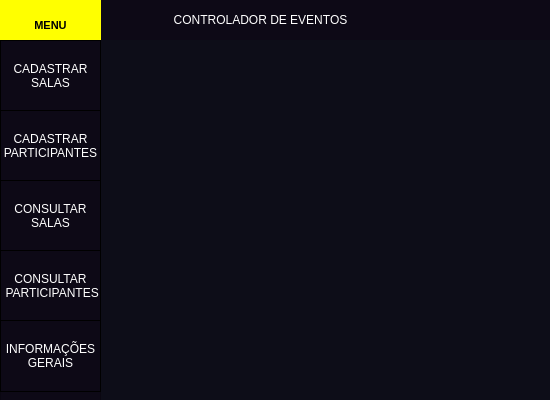
<?xml version="1.0" encoding="UTF-8"?>
<ui version="4.0">
 <class>MainWindow</class>
 <widget class="QMainWindow" name="MainWindow">
  <property name="geometry">
   <rect>
    <x>0</x>
    <y>0</y>
    <width>550</width>
    <height>400</height>
   </rect>
  </property>
  <property name="minimumSize">
   <size>
    <width>550</width>
    <height>400</height>
   </size>
  </property>
  <property name="maximumSize">
   <size>
    <width>650</width>
    <height>588</height>
   </size>
  </property>
  <property name="windowTitle">
   <string>MainWindow</string>
  </property>
  <widget class="QWidget" name="centralwidget">
   <property name="minimumSize">
    <size>
     <width>650</width>
     <height>588</height>
    </size>
   </property>
   <property name="maximumSize">
    <size>
     <width>0</width>
     <height>0</height>
    </size>
   </property>
   <layout class="QVBoxLayout" name="verticalLayout_2">
    <property name="spacing">
     <number>0</number>
    </property>
    <property name="leftMargin">
     <number>0</number>
    </property>
    <property name="topMargin">
     <number>0</number>
    </property>
    <property name="rightMargin">
     <number>0</number>
    </property>
    <property name="bottomMargin">
     <number>0</number>
    </property>
    <item>
     <layout class="QVBoxLayout" name="verticalLayout">
      <property name="spacing">
       <number>0</number>
      </property>
      <item>
       <widget class="QFrame" name="titulo">
        <property name="maximumSize">
         <size>
          <width>16777215</width>
          <height>40</height>
         </size>
        </property>
        <property name="styleSheet">
         <string notr="true">background-color:rgb(13, 9, 22)</string>
        </property>
        <property name="frameShape">
         <enum>QFrame::NoFrame</enum>
        </property>
        <property name="frameShadow">
         <enum>QFrame::Raised</enum>
        </property>
        <widget class="QLabel" name="label">
         <property name="geometry">
          <rect>
           <x>150</x>
           <y>10</y>
           <width>221</width>
           <height>20</height>
          </rect>
         </property>
         <property name="styleSheet">
          <string notr="true">color:white</string>
         </property>
         <property name="text">
          <string>CONTROLADOR DE EVENTOS</string>
         </property>
         <property name="alignment">
          <set>Qt::AlignCenter</set>
         </property>
        </widget>
        <widget class="QLabel" name="label_2">
         <property name="geometry">
          <rect>
           <x>0</x>
           <y>0</y>
           <width>101</width>
           <height>51</height>
          </rect>
         </property>
         <property name="font">
          <font>
           <pointsize>8</pointsize>
           <weight>75</weight>
           <italic>false</italic>
           <bold>true</bold>
           <strikeout>false</strikeout>
           <kerning>false</kerning>
          </font>
         </property>
         <property name="styleSheet">
          <string notr="true">background-color:#ffff00</string>
         </property>
         <property name="text">
          <string>MENU</string>
         </property>
         <property name="alignment">
          <set>Qt::AlignCenter</set>
         </property>
        </widget>
       </widget>
      </item>
      <item>
       <widget class="QFrame" name="corpo">
        <property name="styleSheet">
         <string notr="true">background-color:rgb(13, 13, 24)</string>
        </property>
        <property name="frameShape">
         <enum>QFrame::NoFrame</enum>
        </property>
        <property name="frameShadow">
         <enum>QFrame::Raised</enum>
        </property>
        <widget class="QFrame" name="menus">
         <property name="geometry">
          <rect>
           <x>0</x>
           <y>0</y>
           <width>101</width>
           <height>361</height>
          </rect>
         </property>
         <property name="styleSheet">
          <string notr="true">background-color:rgb(13,9,22)</string>
         </property>
         <property name="frameShape">
          <enum>QFrame::StyledPanel</enum>
         </property>
         <property name="frameShadow">
          <enum>QFrame::Raised</enum>
         </property>
         <widget class="QPushButton" name="botao1">
          <property name="geometry">
           <rect>
            <x>0</x>
            <y>0</y>
            <width>101</width>
            <height>72</height>
           </rect>
          </property>
          <property name="styleSheet">
           <string notr="true">QPushButton{
	background-color:rgb(13, 9, 22);
	color:white;
	border:1px solid;
}
QPushButton:hover{
	background-color:rgb(255,255,0);
	color:black;
}</string>
          </property>
          <property name="text">
           <string>CADASTRAR 
SALAS</string>
          </property>
         </widget>
         <widget class="QPushButton" name="botao2">
          <property name="geometry">
           <rect>
            <x>0</x>
            <y>70</y>
            <width>101</width>
            <height>72</height>
           </rect>
          </property>
          <property name="styleSheet">
           <string notr="true">QPushButton{
	background-color:rgb(13, 9, 22);
	color:white;
	border:1px solid;
}
QPushButton:hover{
	background-color:rgb(255,255,0);
	color:black;
}</string>
          </property>
          <property name="text">
           <string>CADASTRAR 
PARTICIPANTES</string>
          </property>
         </widget>
         <widget class="QPushButton" name="botao3">
          <property name="geometry">
           <rect>
            <x>0</x>
            <y>140</y>
            <width>101</width>
            <height>72</height>
           </rect>
          </property>
          <property name="styleSheet">
           <string notr="true">QPushButton{
	background-color:rgb(13, 9, 22);
	color:white;
	border:1px solid;
}
QPushButton:hover{
	background-color:rgb(255,255,0);
	color:black;
}</string>
          </property>
          <property name="text">
           <string>CONSULTAR
SALAS</string>
          </property>
         </widget>
         <widget class="QPushButton" name="botao4">
          <property name="geometry">
           <rect>
            <x>0</x>
            <y>210</y>
            <width>101</width>
            <height>72</height>
           </rect>
          </property>
          <property name="styleSheet">
           <string notr="true">QPushButton{
	background-color:rgb(13, 9, 22);
	color:white;
	border:1px solid;
}
QPushButton:hover{
	background-color:rgb(255,255,0);
	color:black;
}</string>
          </property>
          <property name="text">
           <string>CONSULTAR
 PARTICIPANTES</string>
          </property>
         </widget>
         <widget class="QPushButton" name="botao5">
          <property name="geometry">
           <rect>
            <x>0</x>
            <y>280</y>
            <width>101</width>
            <height>72</height>
           </rect>
          </property>
          <property name="styleSheet">
           <string notr="true">QPushButton{
	background-color:rgb(13, 9, 22);
	color:white;
	border:1px solid;
}
QPushButton:hover{
	background-color:rgb(255,255,0);
	color:black;
}</string>
          </property>
          <property name="text">
           <string>INFORMAÇÕES
GERAIS</string>
          </property>
         </widget>
        </widget>
       </widget>
      </item>
     </layout>
    </item>
   </layout>
  </widget>
 </widget>
 <resources/>
 <connections/>
</ui>
